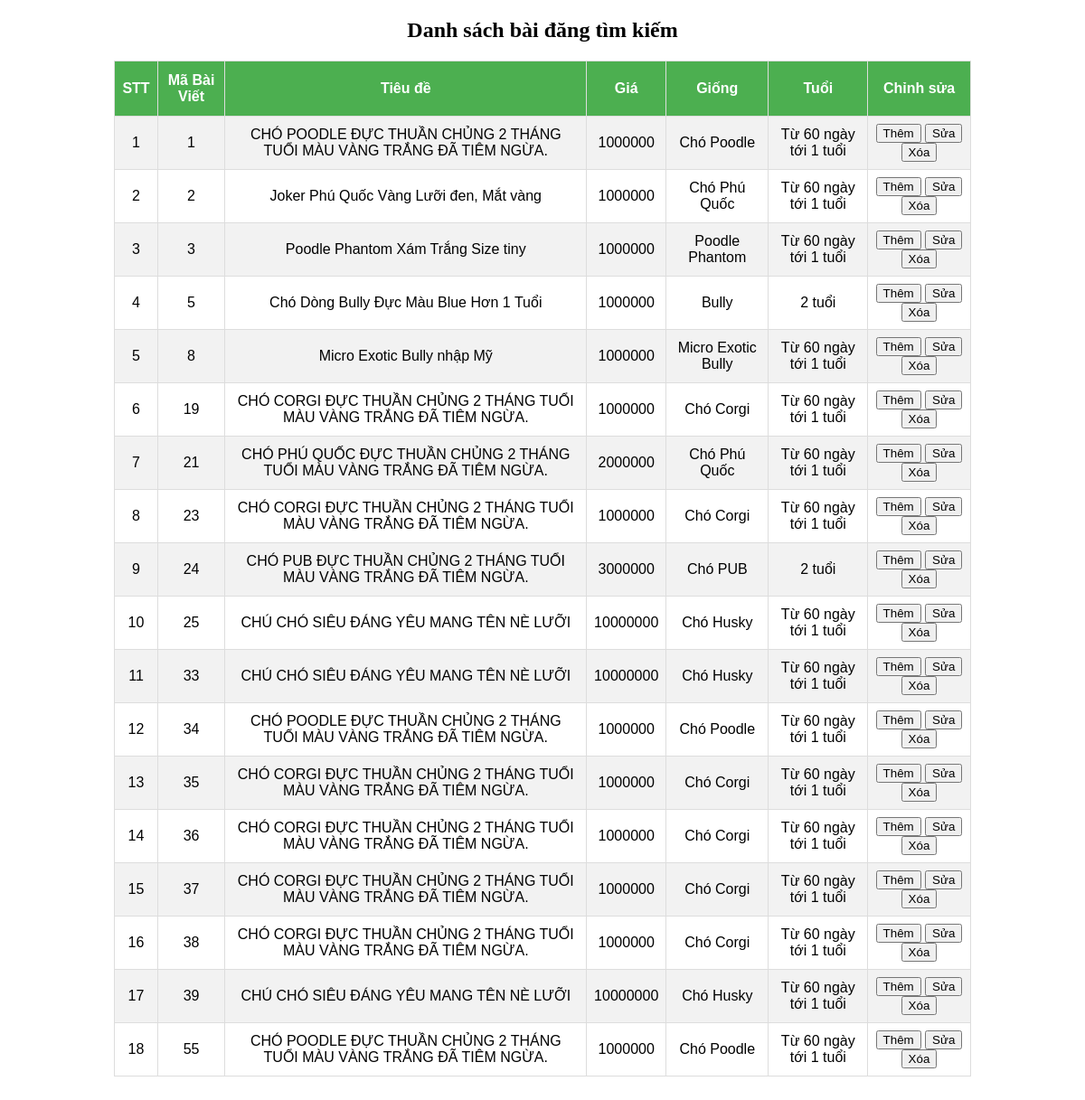
The app's page /PetShop/searchPost.php with its own data.
### tables this page shows
CREATE TABLE `post` (
  `id` int(11) NOT NULL,
  `title` varchar(255) NOT NULL,
  `price` int(255) NOT NULL,
  `kind` varchar(200) NOT NULL,
  `age` varchar(255) NOT NULL,
  `address` varchar(255) NOT NULL,
  `image` varchar(255) NOT NULL,
  `type` int(1) NOT NULL,
  `created_time` varchar(255) NOT NULL,
  `last_updated` varchar(255) NOT NULL
);

### PetShop/searchPost.php (the view, shortened to what this page needs)
<!DOCTYPE html>
<html>
<head>
</head>
<body>
<?php
$servername = 'localhost';
$username   = 'root';
$password   = '';
$database   = 'petshop';
$connect    = mysqli_connect($servername,$username,$password,$database);
mysqli_set_charset($connect,'utf8');
$kind = $_POST['kind'];
$sql = "select * from post where kind like '%$kind%'";
$array_post = mysqli_query($connect,$sql);
?>
<center>
	<h2>Danh sách bài đăng tìm kiếm</h2>
<table id="customers">
	<tr>
		<th>
			STT
		</th>
		<th>
			Mã Bài Viết
		</th>
		<th>
			Tiêu đề
		</th>
		<th>
			Giá
		</th>
		<th>
			Giống
		</th>
		<th>
			Tuổi
		</th>
		<th>
			Chỉnh sửa
		</th>
	</tr>
	<?php $i=0;
	foreach($array_post as $post){ ?>
		<tr align="center">
			<td>
				<?php echo ++$i ?>
			</td>
			<td>
				<?php echo $post['id'] ?>
			</td>
			<td>
				<?php echo $post['title'] ?>
			</td>
			<td>
				<?php echo $post['price'] ?>
			</td>
			<td>
				<?php echo $post['kind'] ?>
			</td>
			<td>
				<?php echo $post['age'] ?>
			</td>
			<td>
				<a href="InsertPost.php"><button> Thêm </button></a>
				<a href="UpdatePost.php?id=<?php echo $post['id'] ?>">
					<button> Sửa </button>
				</a>
				<a href="delete.php?id=<?php echo $post['id'] ?>">
					<button> Xóa </button>
				</a>
			</td>
		</tr>
	<?php } ?>
</table>
</center>
<br>
</body>
</html>

### PetShop/searchPost.php (style rules this page uses)
#customers { font-family: "Trebuchet MS", Arial, Helvetica, sans-serif; border-collapse: collapse; width: 80%; }
#customers td, #customers th { border: 1px solid #ddd; padding: 8px; }
#customers tr:nth-child(even) { background-color: #f2f2f2; }
#customers th { padding-top: 12px; padding-bottom: 12px; text-align: center; background-color: #4CAF50; color: white; }

### records on screen
post: id "1", title "CHÓ POODLE ĐỰC THUẦN CHỦNG 2 THÁNG TUỔI MÀU VÀNG TRẮNG ĐÃ TIÊM NGỪA.", price "1000000", kind "Chó Poodle", age "Từ 60 ngày tới 1 tuổi"
post: id "2", title "Joker Phú Quốc Vàng Lưỡi đen, Mắt vàng", price "1000000", kind "Chó Phú Quốc", age "Từ 60 ngày tới 1 tuổi"
post: id "3", title "Poodle Phantom Xám Trắng Size tiny", price "1000000", kind "Poodle Phantom", age "Từ 60 ngày tới 1 tuổi"
post: id "5", title "Chó Dòng Bully Đực Màu Blue Hơn 1 Tuổi", price "1000000", kind "Bully", age "2 tuổi"
post: id "8", title "Micro Exotic Bully nhập Mỹ", price "1000000", kind "Micro Exotic Bully", age "Từ 60 ngày tới 1 tuổi"
post: id "19", title "CHÓ CORGI ĐỰC THUẦN CHỦNG 2 THÁNG TUỔI MÀU VÀNG TRẮNG ĐÃ TIÊM NGỪA.", price "1000000", kind "Chó Corgi", age "Từ 60 ngày tới 1 tuổi"
post: id "21", title "CHÓ PHÚ QUỐC ĐỰC THUẦN CHỦNG 2 THÁNG TUỔI MÀU VÀNG TRẮNG ĐÃ TIÊM NGỪA.", price "2000000", kind "Chó Phú Quốc", age "Từ 60 ngày tới 1 tuổi"
post: id "23", title "CHÓ CORGI ĐỰC THUẦN CHỦNG 2 THÁNG TUỔI MÀU VÀNG TRẮNG ĐÃ TIÊM NGỪA.", price "1000000", kind "Chó Corgi", age "Từ 60 ngày tới 1 tuổi"
post: id "24", title "CHÓ PUB ĐỰC THUẦN CHỦNG 2 THÁNG TUỔI MÀU VÀNG TRẮNG ĐÃ TIÊM NGỪA.", price "3000000", kind "Chó PUB", age "2 tuổi"
post: id "25", title "CHÚ CHÓ SIÊU ĐÁNG YÊU MANG TÊN NÈ LƯỠI", price "10000000", kind "Chó Husky", age "Từ 60 ngày tới 1 tuổi"
post: id "33", title "CHÚ CHÓ SIÊU ĐÁNG YÊU MANG TÊN NÈ LƯỠI", price "10000000", kind "Chó Husky", age "Từ 60 ngày tới 1 tuổi"
post: id "34", title "CHÓ POODLE ĐỰC THUẦN CHỦNG 2 THÁNG TUỔI MÀU VÀNG TRẮNG ĐÃ TIÊM NGỪA.", price "1000000", kind "Chó Poodle", age "Từ 60 ngày tới 1 tuổi"
post: id "35", title "CHÓ CORGI ĐỰC THUẦN CHỦNG 2 THÁNG TUỔI MÀU VÀNG TRẮNG ĐÃ TIÊM NGỪA.", price "1000000", kind "Chó Corgi", age "Từ 60 ngày tới 1 tuổi"
post: id "36", title "CHÓ CORGI ĐỰC THUẦN CHỦNG 2 THÁNG TUỔI MÀU VÀNG TRẮNG ĐÃ TIÊM NGỪA.", price "1000000", kind "Chó Corgi", age "Từ 60 ngày tới 1 tuổi"
post: id "37", title "CHÓ CORGI ĐỰC THUẦN CHỦNG 2 THÁNG TUỔI MÀU VÀNG TRẮNG ĐÃ TIÊM NGỪA.", price "1000000", kind "Chó Corgi", age "Từ 60 ngày tới 1 tuổi"
post: id "38", title "CHÓ CORGI ĐỰC THUẦN CHỦNG 2 THÁNG TUỔI MÀU VÀNG TRẮNG ĐÃ TIÊM NGỪA.", price "1000000", kind "Chó Corgi", age "Từ 60 ngày tới 1 tuổi"
post: id "39", title "CHÚ CHÓ SIÊU ĐÁNG YÊU MANG TÊN NÈ LƯỠI", price "10000000", kind "Chó Husky", age "Từ 60 ngày tới 1 tuổi"
post: id "55", title "CHÓ POODLE ĐỰC THUẦN CHỦNG 2 THÁNG TUỔI MÀU VÀNG TRẮNG ĐÃ TIÊM NGỪA.", price "1000000", kind "Chó Poodle", age "Từ 60 ngày tới 1 tuổi"
